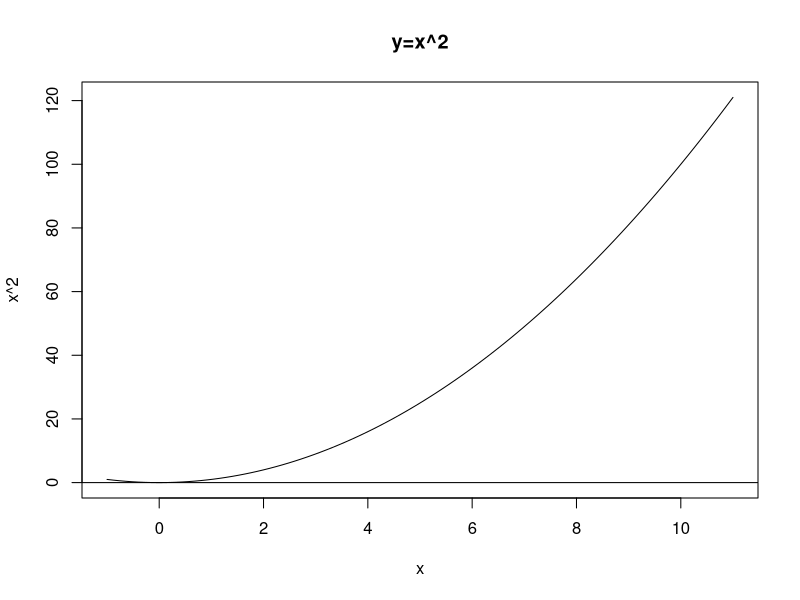

Write R code to recreate this figure.
# a function we will work with
F1 <- function(x){
  return(c(x^2, 2*x)) # note that the function returns two numbers. The first is f(x); the second is the derivative, f'(x)
}

#define a function F2(x)=sin(x)
F2 <- function(x){
  return(c(sin(x), cos(x)))
}
#define F3(x)=(x-2)^3-6*x
F3 <- function(x){
  return(c((x-2)^3-6*x, 3*(x-2)^2-6))
}
#define F4(x)=cos(x)-x###
F4 <- function(x){
  return(c(cos(x)-x, -sin(x)-1))
}
# (All functions need to return f(x) and f’(x))

# Define your Newton-Raphson function
NewtonRaphson <- function(func, StartingValue, Tolerance, MaxNumberOfIterations){
  #initialize a variable, Deviation (say), to record |f(x)| so that you know how far away you are from 0.
  #(So initialize it to some arbitrary large number)
  Deviation <- abs(func(StartingValue)[1])
  #Set up a counter, i, to record how many iterations you have performed. Set it equal to 0
  i <- 0
  # Initialize the values of x and f(x)
  x <- StartingValue
  #Set up a while loop until we hit the required target accuracy or the max. number of steps
  while ((i < MaxNumberOfIterations) && (Deviation > Tolerance))
  {
    # Record the value of f(x) and f’(x), for the current x value.
    # I put them in a variable Z. Z[1]<-x; Z[2]<-f(x)
    Z <- func(x)
    # To be safe, check that the function and it's derivative are defined at X (either could be NaN if you are unlucky)
    if ((Z[1] == "NaN") || (Z[2] == "NaN")){
      cat("\nFunction or derivative not defined error.\n")
      break
    }

    #Find the next X-value using Newton-Raphson's formula. Let's call that value X
    X <- x - Z[1]/Z[2]
    # calculate Deviation<- |f(x)-0|
    Deviation <- abs(func(X)[1])
    # increase the value of your iteration counter
    i <- i + 1

    # if you like, have the program write out how it is getting on
    cat(paste("\nIteration ",i,":   X=",X,"  Deviation=",Deviation))

    # If you are feeling fancy, add some line segments to the screen to show where it just went
    # See the 'fixed points' code for a reminder of how to do that.
  }

  # output the result
  if (Deviation<Tolerance){
    cat(paste("\nFound the root point: ",X, " after ", i, "iterations"))
  }else{
    cat(paste("\nConvergence failure. Deviation: ",Deviation, "after ", i, 	"iterations"))}

  # have the function return the answer
  return(X)
}


pdf("Fig6.pdf")
curve(x^2, -1, 11, main = "y=x^2")
NewtonRaphson(F1, 10, 1e-3, 40)
abline(h = 0)
dev.off()
